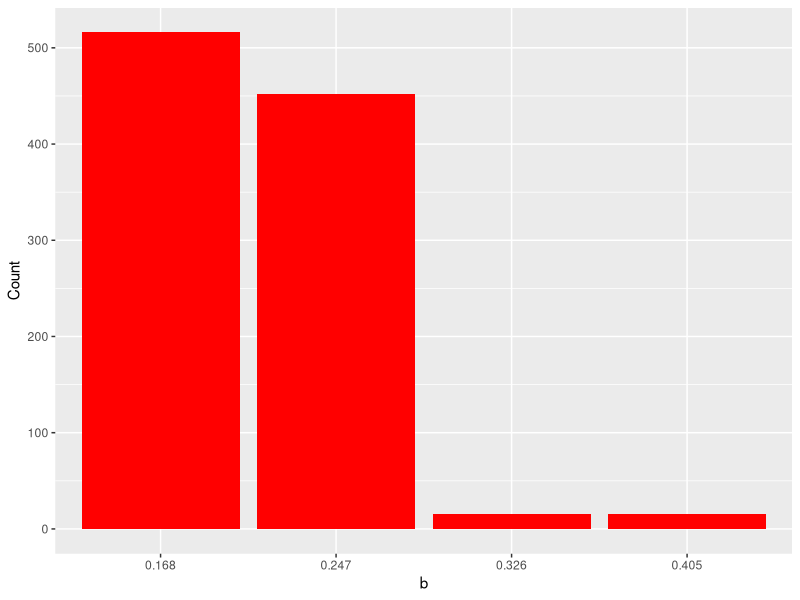
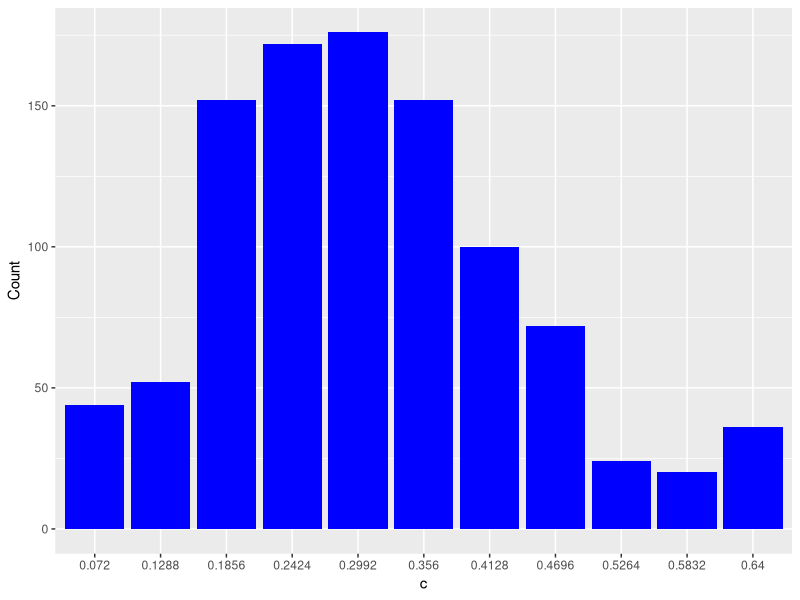

Reproduce these figures in R, in order.
## ---- chunk 1
library(tidyverse)
library(dplyr) 
library(readxl)
library(here)
## ---- chunk 2

df1 <- read_csv(here("EEB313Final", "Data", "EEB313POP10.1.csv"))
df2 <- read_csv(here("EEB313Final", "Data", "EEB313POP10.1.csv"))
df3 <- read_csv(here("EEB313Final", "Data", "EEB313POP10.1.csv"))
df4 <- read_csv(here("EEB313Final", "Data", "EEB313POP10.1.csv"))
  df10 <- rbind(df1, df2, df3, df4) %>% 
  mutate(distance = (a - 0.1)^2 + (b - 0.2)^2 + (c - 0.3)^2 + (gamma - 0.01)^2 + (mu - 0.05)^2)
df1 <- read_csv(here("EEB313Final", "Data", "EEB313POP50.1.csv"))
df2 <- read_csv(here("EEB313Final", "Data", "EEB313POP50.1.csv"))
df3 <- read_csv(here("EEB313Final", "Data", "EEB313POP50.1.csv"))
df4 <- read_csv(here("EEB313Final", "Data", "EEB313POP50.1.csv"))
  df50 <- rbind(df1, df2, df3, df4) %>% 
  mutate(distance = (a - 0.1)^2 + (b - 0.2)^2 + (c - 0.3)^2 + (gamma - 0.01)^2 + (mu - 0.05)^2)
df1 <- read_csv(here("EEB313Final", "Data", "EEB313POP100.1.csv"))
df2 <- read_csv(here("EEB313Final", "Data", "EEB313POP100.1.csv"))
df3 <- read_csv(here("EEB313Final", "Data", "EEB313POP100.1.csv"))
df4 <- read_csv(here("EEB313Final", "Data", "EEB313POP100.1.csv"))
  df100 <- rbind(df1, df2, df3, df4) %>% 
  mutate(distance = (a - 0.1)^2 + (b - 0.2)^2 + (c - 0.3)^2 + (gamma - 0.01)^2 + (mu - 0.05)^2)
df1 <- read_csv(here("EEB313Final", "Data", "EEB313POP500.1.csv"))
df2 <- read_csv(here("EEB313Final", "Data", "EEB313POP500.1.csv"))
df3 <- read_csv(here("EEB313Final", "Data", "EEB313POP500.1.csv"))
df4 <- read_csv(here("EEB313Final", "Data", "EEB313POP500.1.csv"))
  df500 <- rbind(df1, df2, df3, df4) %>% 
  mutate(distance = (a - 0.1)^2 + (b - 0.2)^2 + (c - 0.3)^2 + (gamma - 0.01)^2 + (mu - 0.05)^2)
df1 <- read_csv(here("EEB313Final", "Data", "EEB313POP1000.1.csv"))
df2 <- read_csv(here("EEB313Final", "Data", "EEB313POP1000.1.csv"))
df3 <- read_csv(here("EEB313Final", "Data", "EEB313POP1000.1.csv"))
df4 <- read_csv(here("EEB313Final", "Data", "EEB313POP1000.1.csv"))
  df1000 <- rbind(df1, df2, df3, df4) %>% 
  mutate(distance = (a - 0.1)^2 + (b - 0.2)^2 + (c - 0.3)^2 + (gamma - 0.01)^2 + (mu - 0.05)^2)
  
dfFull <- rbind(df10, df50, df100, df500, df1000)

## ---- chunk 3
str(dfFull)

summary(dfFull)
## ---- chunk 4
subset(dfFull, dfFull$b != 0.2) %>% 
ggplot(aes(x = as.factor(b))) +
  geom_bar(fill = "red") +
  ylab("Count") +
  xlab("b")
## ---- chunk 5
subset(dfFull, dfFull$c != 0.3) %>% 
ggplot(aes(x = as.factor(c))) +
  geom_bar(fill = "blue") +
  ylab("Count") +
  xlab("c")
## ---- chunk 6
cleanedDF <- as.data.frame(subset(dfFull, dfFull$b != 0.2 | dfFull$c != 0.3))
cleanedDF10 <- as.data.frame(subset(df10, df10$b != 0.2 | df10$c != 0.3))
cleanedDF50 <- as.data.frame(subset(df50, df50$b != 0.2 | df50$c != 0.3))
cleanedDF100 <- as.data.frame(subset(df100, df100$b != 0.2 | df100$c != 0.3))
cleanedDF500 <- as.data.frame(subset(df500, df500$b != 0.2 | df500$c != 0.3))
cleanedDF1000 <- as.data.frame(subset(df1000, df1000$b != 0.2 | df1000$c != 0.3))

mean(cleanedDF$distance)
sd(cleanedDF$distance)

cleanedDF %>% 
  group_by(b) %>% 
  tally()

cleanedDF %>% 
  group_by(c) %>% 
  tally()
## ---- chunk 7
cleanedDF10 %>% 
  group_by(b) %>% 
  tally()

cleanedDF10 %>% 
  group_by(c) %>% 
  tally()

cleanedDF50 %>% 
  group_by(b) %>% 
  tally()

cleanedDF50 %>% 
  group_by(c) %>% 
  tally()

cleanedDF100 %>% 
  group_by(b) %>% 
  tally()

cleanedDF100 %>% 
  group_by(c) %>% 
  tally()

cleanedDF500 %>% 
  group_by(b) %>% 
  tally()

cleanedDF500 %>% 
  group_by(c) %>% 
  tally()

cleanedDF1000 %>% 
  group_by(b) %>% 
  tally()

cleanedDF1000 %>% 
  group_by(c) %>% 
  tally()
## ---- chunk 8
mean(cleanedDF10$distance)
mean(cleanedDF50$distance)
mean(cleanedDF100$distance)
mean(cleanedDF500$distance)
mean(cleanedDF1000$distance)
## ---- chunk 9
dfMixed <- subset(dfFull, dfFull$b == 0.2 & dfFull$c == 0.3)

mixedDF10 <- as.data.frame(subset(df10, df10$b != 0.2 & df10$c != 0.3))
mixedDF50 <- as.data.frame(subset(df50, df50$b != 0.2 & df50$c != 0.3))
mixedDF100 <- as.data.frame(subset(df100, df100$b != 0.2 & df100$c != 0.3))
mixedDF500 <- as.data.frame(subset(df500, df500$b != 0.2 & df500$c != 0.3))
mixedDF1000 <- as.data.frame(subset(df1000, df1000$b != 0.2 & df1000$c != 0.3))

mixedDF10 %>% 
  group_by(b) %>% 
  tally()

mixedDF10 %>% 
  group_by(c) %>% 
  tally()

mixedDF50 %>% 
  group_by(b) %>% 
  tally()

mixedDF50 %>% 
  group_by(c) %>% 
  tally()

mixedDF100 %>% 
  group_by(b) %>% 
  tally()

mixedDF100 %>% 
  group_by(c) %>% 
  tally()

mixedDF500 %>% 
  group_by(b) %>% 
  tally()

mixedDF500 %>% 
  group_by(c) %>% 
  tally()

mixedDF1000 %>% 
  group_by(b) %>% 
  tally()

mixedDF1000 %>% 
  group_by(c) %>% 
  tally()
